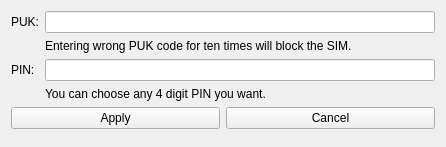
<?xml version="1.0" encoding="UTF-8"?>
<ui version="4.0">
 <class>REDTabSettingsMobileInternetPUKDialog</class>
 <widget class="QWidget" name="REDTabSettingsMobileInternetPUKDialog">
  <property name="geometry">
   <rect>
    <x>0</x>
    <y>0</y>
    <width>446</width>
    <height>147</height>
   </rect>
  </property>
  <property name="windowTitle">
   <string>Enter PUK</string>
  </property>
  <layout class="QGridLayout" name="gridLayout">
   <item row="1" column="0">
    <widget class="QPushButton" name="pbutton_mi_puk_apply">
     <property name="text">
      <string>Apply</string>
     </property>
    </widget>
   </item>
   <item row="1" column="1">
    <widget class="QPushButton" name="pbutton_mi_puk_cancel">
     <property name="text">
      <string>Cancel</string>
     </property>
    </widget>
   </item>
   <item row="0" column="0" colspan="2">
    <layout class="QFormLayout" name="formLayout">
     <item row="0" column="0">
      <widget class="QLabel" name="label">
       <property name="text">
        <string>PUK:</string>
       </property>
      </widget>
     </item>
     <item row="2" column="0">
      <widget class="QLabel" name="label_2">
       <property name="text">
        <string>PIN:</string>
       </property>
      </widget>
     </item>
     <item row="1" column="1">
      <widget class="QLabel" name="label_4">
       <property name="text">
        <string>Entering wrong PUK code for ten times will block the SIM.</string>
       </property>
      </widget>
     </item>
     <item row="3" column="1">
      <widget class="QLabel" name="label_5">
       <property name="text">
        <string>You can choose any 4 digit PIN you want.</string>
       </property>
      </widget>
     </item>
     <item row="2" column="1">
      <widget class="QLineEdit" name="ledit_mi_puk_pin">
       <property name="inputMethodHints">
        <set>Qt::ImhNone</set>
       </property>
       <property name="maxLength">
        <number>32</number>
       </property>
      </widget>
     </item>
     <item row="0" column="1">
      <widget class="QLineEdit" name="ledit_mi_puk_puk">
       <property name="inputMethodHints">
        <set>Qt::ImhNone</set>
       </property>
       <property name="maxLength">
        <number>32</number>
       </property>
      </widget>
     </item>
    </layout>
   </item>
   <item row="2" column="0" colspan="2">
    <spacer name="verticalSpacer">
     <property name="orientation">
      <enum>Qt::Vertical</enum>
     </property>
     <property name="sizeHint" stdset="0">
      <size>
       <width>20</width>
       <height>40</height>
      </size>
     </property>
    </spacer>
   </item>
  </layout>
 </widget>
 <resources/>
 <connections/>
</ui>
